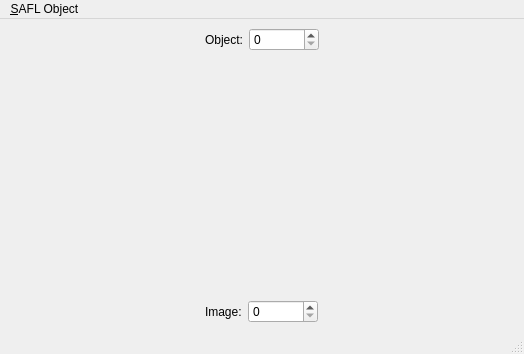
<?xml version="1.0" encoding="UTF-8"?>
<ui version="4.0">
 <class>MainWindow</class>
 <widget class="QMainWindow" name="MainWindow">
  <property name="geometry">
   <rect>
    <x>0</x>
    <y>0</y>
    <width>524</width>
    <height>354</height>
   </rect>
  </property>
  <property name="windowTitle">
   <string>SAFL Point</string>
  </property>
  <widget class="QWidget" name="centralwidget">
   <layout class="QVBoxLayout" name="verticalLayout">
    <item>
     <layout class="QHBoxLayout" name="horizontalLayout_3">
      <item>
       <layout class="QHBoxLayout" name="horizontalLayout_6">
        <property name="sizeConstraint">
         <enum>QLayout::SetMinimumSize</enum>
        </property>
        <item>
         <widget class="QLabel" name="label_3">
          <property name="sizePolicy">
           <sizepolicy hsizetype="Fixed" vsizetype="Preferred">
            <horstretch>0</horstretch>
            <verstretch>0</verstretch>
           </sizepolicy>
          </property>
          <property name="text">
           <string>Object:</string>
          </property>
         </widget>
        </item>
        <item>
         <widget class="QSpinBox" name="setIndexBox">
          <property name="maximumSize">
           <size>
            <width>70</width>
            <height>16777215</height>
           </size>
          </property>
         </widget>
        </item>
       </layout>
      </item>
      <item>
       <layout class="QHBoxLayout" name="horizontalLayout_7"/>
      </item>
     </layout>
    </item>
    <item>
     <layout class="QHBoxLayout" name="horizontalLayout">
      <item>
       <widget class="MplWidget" name="im1" native="true"/>
      </item>
     </layout>
    </item>
    <item>
     <layout class="QHBoxLayout" name="horizontalLayout_2">
      <item>
       <layout class="QHBoxLayout" name="horizontalLayout_4">
        <property name="sizeConstraint">
         <enum>QLayout::SetMinimumSize</enum>
        </property>
        <item>
         <widget class="QLabel" name="label">
          <property name="sizePolicy">
           <sizepolicy hsizetype="Fixed" vsizetype="Preferred">
            <horstretch>0</horstretch>
            <verstretch>0</verstretch>
           </sizepolicy>
          </property>
          <property name="text">
           <string>Image:</string>
          </property>
         </widget>
        </item>
        <item>
         <widget class="QSpinBox" name="img1IndexBox">
          <property name="maximumSize">
           <size>
            <width>70</width>
            <height>16777215</height>
           </size>
          </property>
         </widget>
        </item>
       </layout>
      </item>
     </layout>
    </item>
   </layout>
  </widget>
  <widget class="QMenuBar" name="menubar">
   <property name="geometry">
    <rect>
     <x>0</x>
     <y>0</y>
     <width>524</width>
     <height>23</height>
    </rect>
   </property>
   <widget class="QMenu" name="menuSAFL_Point">
    <property name="title">
     <string>&amp;SAFL Object</string>
    </property>
    <addaction name="actionOpen"/>
    <addaction name="actionSave"/>
    <addaction name="actionQuit"/>
    <addaction name="separator"/>
    <addaction name="actionClear_matches"/>
   </widget>
   <addaction name="menuSAFL_Point"/>
  </widget>
  <widget class="QStatusBar" name="statusbar"/>
  <action name="actionQuit">
   <property name="text">
    <string>&amp;Quit</string>
   </property>
  </action>
  <action name="actionSave">
   <property name="text">
    <string>&amp;Save</string>
   </property>
  </action>
  <action name="actionOpen">
   <property name="text">
    <string>&amp;Open</string>
   </property>
  </action>
  <action name="actionClear_matches">
   <property name="text">
    <string>Clear matches</string>
   </property>
  </action>
 </widget>
 <customwidgets>
  <customwidget>
   <class>MplWidget</class>
   <extends>QWidget</extends>
   <header>mplwidget</header>
   <container>1</container>
  </customwidget>
 </customwidgets>
 <resources/>
 <connections/>
</ui>
